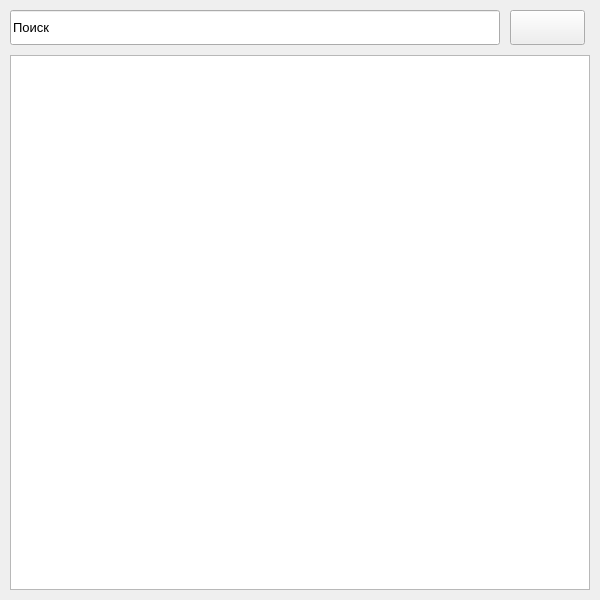
<?xml version="1.0" encoding="UTF-8"?>
<ui version="4.0">
 <class>new_private_messenge</class>
 <widget class="QWidget" name="new_private_messenge">
  <property name="geometry">
   <rect>
    <x>0</x>
    <y>0</y>
    <width>600</width>
    <height>600</height>
   </rect>
  </property>
  <property name="minimumSize">
   <size>
    <width>600</width>
    <height>600</height>
   </size>
  </property>
  <property name="maximumSize">
   <size>
    <width>600</width>
    <height>600</height>
   </size>
  </property>
  <property name="windowTitle">
   <string>Новое личное сообщение</string>
  </property>
  <property name="windowIcon">
   <iconset>
    <normaloff>../Структурные фото/плюс-окно.png</normaloff>../Структурные фото/плюс-окно.png</iconset>
  </property>
  <property name="styleSheet">
   <string notr="true"/>
  </property>
  <widget class="QLineEdit" name="lineEdit">
   <property name="geometry">
    <rect>
     <x>10</x>
     <y>10</y>
     <width>490</width>
     <height>35</height>
    </rect>
   </property>
   <property name="font">
    <font>
     <pointsize>10</pointsize>
     <weight>50</weight>
     <italic>false</italic>
     <bold>false</bold>
    </font>
   </property>
   <property name="text">
    <string>Поиск</string>
   </property>
  </widget>
  <widget class="QPushButton" name="pushButton">
   <property name="geometry">
    <rect>
     <x>510</x>
     <y>10</y>
     <width>75</width>
     <height>35</height>
    </rect>
   </property>
   <property name="text">
    <string/>
   </property>
   <property name="icon">
    <iconset>
     <normaloff>../Структурные фото/Лупа.png</normaloff>../Структурные фото/Лупа.png</iconset>
   </property>
   <property name="iconSize">
    <size>
     <width>50</width>
     <height>32</height>
    </size>
   </property>
  </widget>
  <widget class="QListWidget" name="listWidget">
   <property name="geometry">
    <rect>
     <x>10</x>
     <y>55</y>
     <width>580</width>
     <height>535</height>
    </rect>
   </property>
   <property name="font">
    <font>
     <family>Arial</family>
     <pointsize>14</pointsize>
     <weight>75</weight>
     <bold>true</bold>
    </font>
   </property>
  </widget>
 </widget>
 <resources/>
 <connections/>
</ui>
